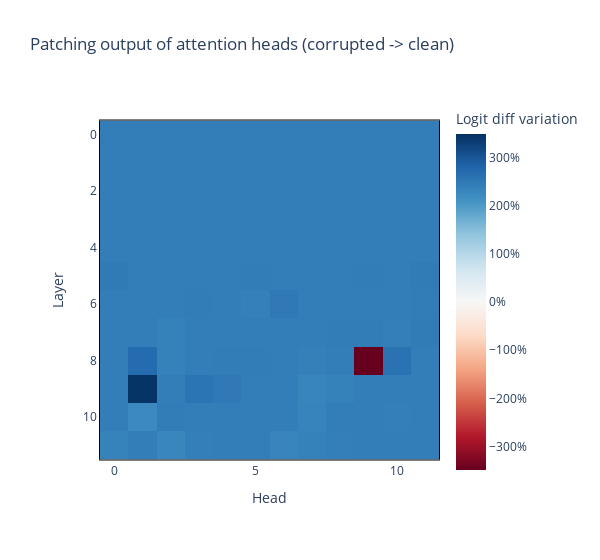

Notebook source saved alongside this figure:
### Code cell
# imshow_p(
#     path_patch_resid_post['z'] * 100,
#     title="Patching output of attention heads (corrupted -> clean)",
#     labels={"x": "Head", "y": "Layer", "color": "Logit diff variation"},
#     coloraxis=dict(colorbar_ticksuffix = "%"),
#     border=True,
#     width=600,
#     margin={"r": 100, "l": 100}
# )

### Figure 1 — Plotly figure (JSON) as saved in the notebook; plotly's stock layout.template omitted (floating-point values rounded to 4 significant figures; data arrays with more than 128 entries replaced by an {"elided": "..."} marker saying what was removed)
{"data": [{"coloraxis": "coloraxis", "hovertemplate": "Head: %{x}<br>Layer: %{y}<br>Logit diff variation: %{z}<extra></extra>", "name": "0", "type": "heatmap", "xaxis": "x", "yaxis": "y", "z": {"elided": "12x12 float values"}}], "layout": {"coloraxis": {"cmid": 0, "colorbar": {"ticksuffix": "%", "title": {"text": "Logit diff variation"}}, "colorscale": [[0, "rgb(103,0,31)"], [0.1, "rgb(178,24,43)"], [0.2, "rgb(214,96,77)"], [0.3, "rgb(244,165,130)"], [0.4, "rgb(253,219,199)"], [0.5, "rgb(247,247,247)"], [0.6, "rgb(209,229,240)"], [0.7, "rgb(146,197,222)"], [0.8, "rgb(67,147,195)"], [0.9, "rgb(33,102,172)"], [1, "rgb(5,48,97)"]]}, "margin": {"l": 100, "r": 100}, "title": {"text": "Patching output of attention heads (corrupted -> clean)"}, "width": 600, "xaxis": {"anchor": "y", "constrain": "domain", "domain": [0, 1], "linecolor": "black", "linewidth": 1, "mirror": true, "scaleanchor": "y", "showline": true, "title": {"text": "Head"}}, "yaxis": {"anchor": "x", "autorange": "reversed", "constrain": "domain", "domain": [0, 1], "linecolor": "black", "linewidth": 1, "mirror": true, "showline": true, "title": {"text": "Layer"}}}}
